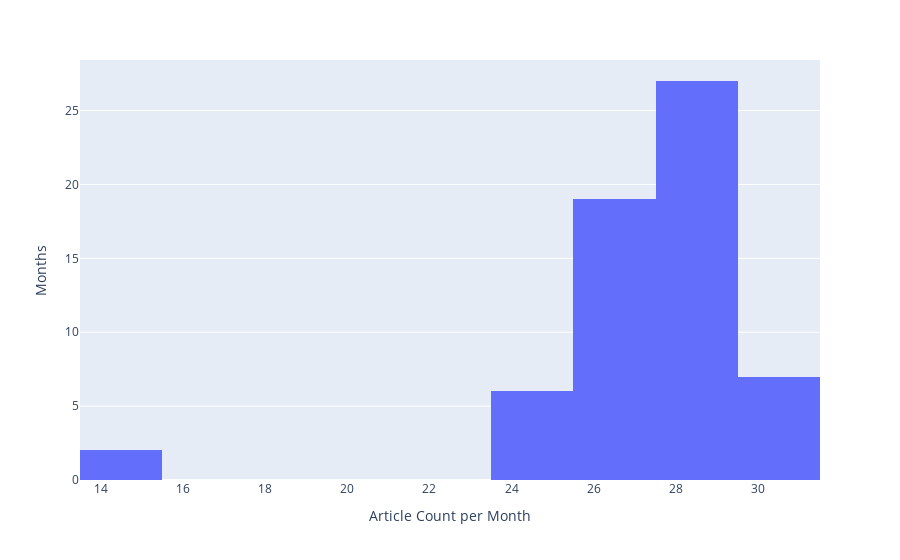

The notebook cell saved with this chart:
### Code cell
fig = px.histogram(Apl_counts_month, x="Article_Count", labels={"Article_Count" : "Article Count per Month"})
fig.update_layout(yaxis_title="Months")
fig.show()

### Figure 1 — Plotly figure (JSON) as saved in the notebook; plotly's stock layout.template omitted (floating-point values rounded to 4 significant figures)
{"data": [{"alignmentgroup": "True", "bingroup": "x", "hovertemplate": "Article Count per Month=%{x}<br>count=%{y}<extra></extra>", "legendgroup": "", "marker": {"color": "#636efa", "pattern": {"shape": ""}}, "name": "", "offsetgroup": "", "orientation": "v", "showlegend": false, "type": "histogram", "x": [15, 27, 29, 27, 26, 29, 28, 30, 28, 29, 31, 27, 29, 24, 29, 27, 27, 30, 26, 28, 25, 27, 29, 28, 27, 24, 29, 27, 24, 27, 30, 29, 28, 31, 28, 26, 26, 27, 29, 29, 26, 29, 28, 27, 28, 28, 26, 27, 25, 29, 30, 28, 24, 29, 28, 28, 27, 30, 29, 29, 15], "xaxis": "x", "yaxis": "y"}], "layout": {"barmode": "relative", "legend": {"tracegroupgap": 0}, "margin": {"t": 60}, "xaxis": {"anchor": "y", "domain": [0, 1], "title": {"text": "Article Count per Month"}}, "yaxis": {"anchor": "x", "domain": [0, 1], "title": {"text": "Months"}}}}
